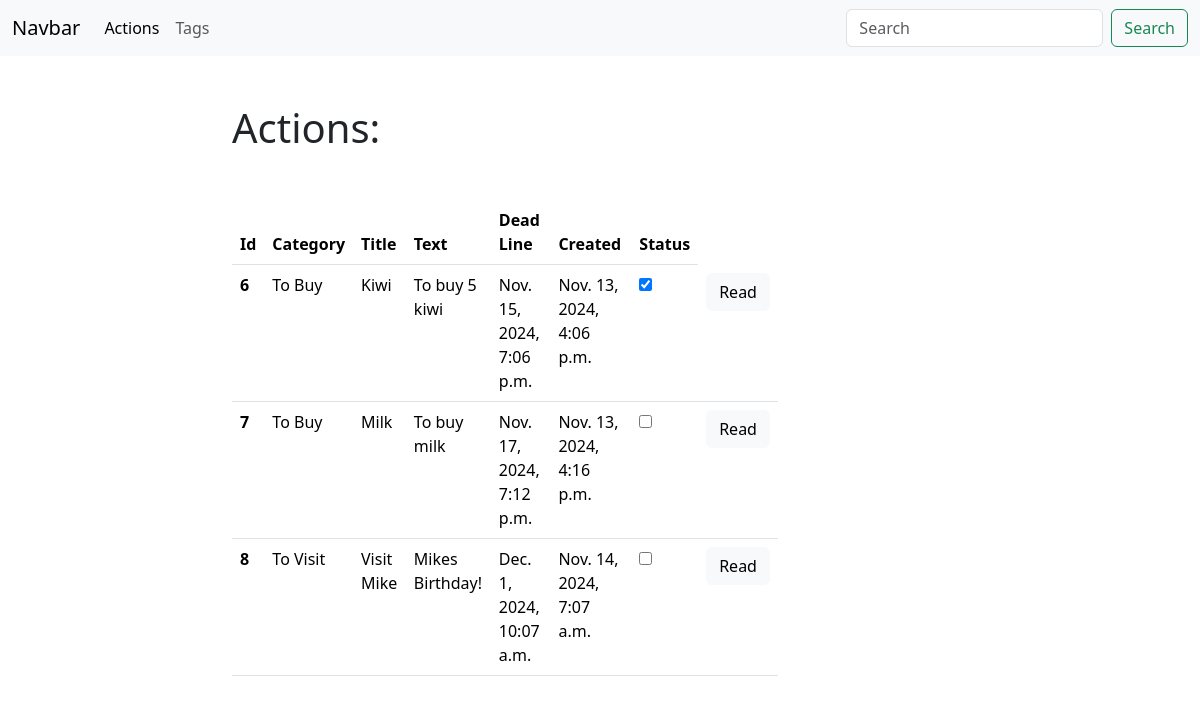
/todo/, run on the app's committed database.
### todo/models.py (models this page shows, shortened)
class Action(models.Model):
    title = models.CharField(max_length=255, db_index=True)
    slug = models.SlugField(max_length=255, unique=True, blank=True)
    body = models.TextField(blank=True, db_index=True)
    date_created = models.DateTimeField(auto_now_add=True)
    is_done = models.BooleanField(default=False)
    dead_line = models.DateTimeField(null=True)
    tag = models.ForeignKey('Tag', related_name='actions', null=True, blank=True, on_delete=models.CASCADE)
    def get_absolute_url(self):
        return reverse('action_detail', kwargs={'slug': self.slug})

class Tag(models.Model):
    title = models.CharField(max_length=50, db_index=True)
    slug = models.SlugField(max_length=50, unique=True)
    def __str__(self):
        return self.title

### todo/views.py (the view)
# urls.py: path('', actions_list, name='actions_list'),
def actions_list(request):
    actions = Action.objects.all()
    return render(request, 'todo/index.html', context={'actions': actions})

### todo/templates/todo/index.html (shortened to what this page needs)
{% extends 'todo/todo_base.html' %}
{% block content %}
<h1 class="mb-5">Actions:</h1>
<table class="table table-hover">
    <thead>
    <tr>
        <th scope="col">Id</th>
        <th scope="col">Category</th>
        <th scope="col">Title</th>
        <th scope="col">Text</th>
        <th scope="col">Dead Line</th>
        <th scope="col">Created</th>
        <th scope="col">Status</th>
    </tr>
    </thead>
    {% for action in actions %}
    <tbody>
    <tr>
        <th scope="row">{{ action.id }}</th>
        <td>
            {{ action.tag }}
        </td>
        <td>{{ action.title }}</td>
        <td>{{ action.body }}</td>
        <td>{{ action.dead_line }}</td>
        <td>{{ action.date_created }}</td>
        {% if action.is_done %}
        <td><input type="checkbox" value="" onclick="return false" checked></td>
        {% else %}
        <td><input type="checkbox" value="" onclick="return false"></td>
        {% endif %}
        <td><a href="{{ action.get_absolute_url }}" class="btn btn-light">Read</a></td>
    </tr>
    </tbody>
    {% endfor %}
    {% endblock content %}

### todo/templates/todo/todo_base.html
{% extends 'base.html' %}

### templates/base.html (shortened to what this page needs)
<!doctype html>
<html lang="en">
<head>
    <link href="https://cdn.jsdelivr.net/npm/bootstrap@5.3.3/dist/css/bootstrap.min.css" rel="stylesheet"
>
</head>
<body>
<nav class="navbar navbar-expand-lg bg-body-tertiary">
    <div class="container-fluid">
        <a class="navbar-brand" href="#">Navbar</a>
        <div class="collapse navbar-collapse" id="navbarSupportedContent">
            <ul class="navbar-nav me-auto mb-2 mb-lg-0">
                <li class="nav-item">
                    <a class="nav-link active" aria-current="page" href="{% url 'actions_list' %}">Actions</a>
                </li>
                <li class="nav-item">
                    <a class="nav-link" href="{% url 'tags_list' %}">Tags</a>
                </li>
            </ul>
            <form class="d-flex" role="search">
                <input class="form-control me-2" type="search" placeholder="Search" aria-label="Search">
                <button class="btn btn-outline-success" type="submit">Search</button>
            </form>
        </div>
    </div>
</nav>
<div class="container mt-5">
    <div class="row">
        <div class="col-6 offset-md-2">
            {% block content %}{% endblock content %}
        </div>
    </div>
</div>
</body>

### data on the page
Action: id "6", tag "To Buy", title "Kiwi", body "To buy 5 kiwi", dead_line "Nov. 15, 2024, 7:06 p.m.", date_created "Nov. 13, 2024, 4:06 p.m."
Action: id "7", tag "To Buy", title "Milk", body "To buy milk", dead_line "Nov. 17, 2024, 7:12 p.m.", date_created "Nov. 13, 2024, 4:16 p.m."
Action: id "8", tag "To Visit", title "Visit Mike", body "Mikes Birthday!", dead_line "Dec. 1, 2024, 10:07 a.m.", date_created "Nov. 14, 2024, 7:07 a.m."
